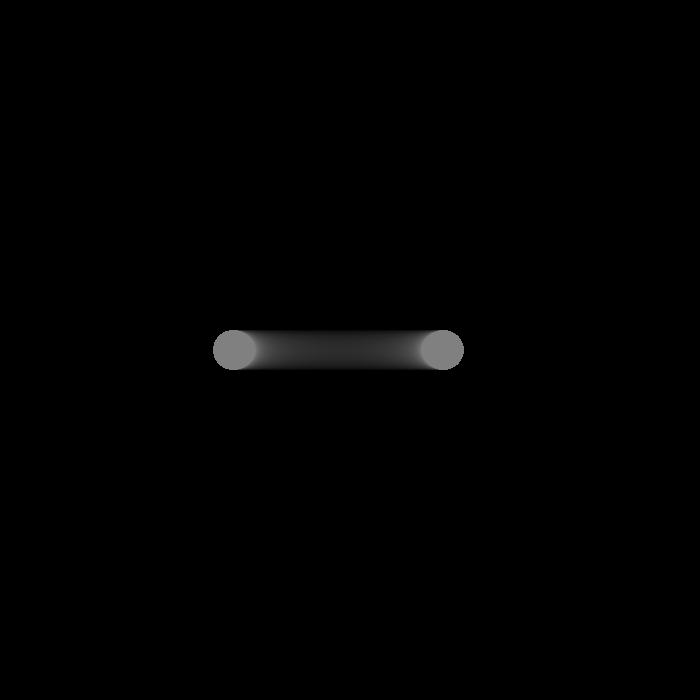
Frame 1 (no input)
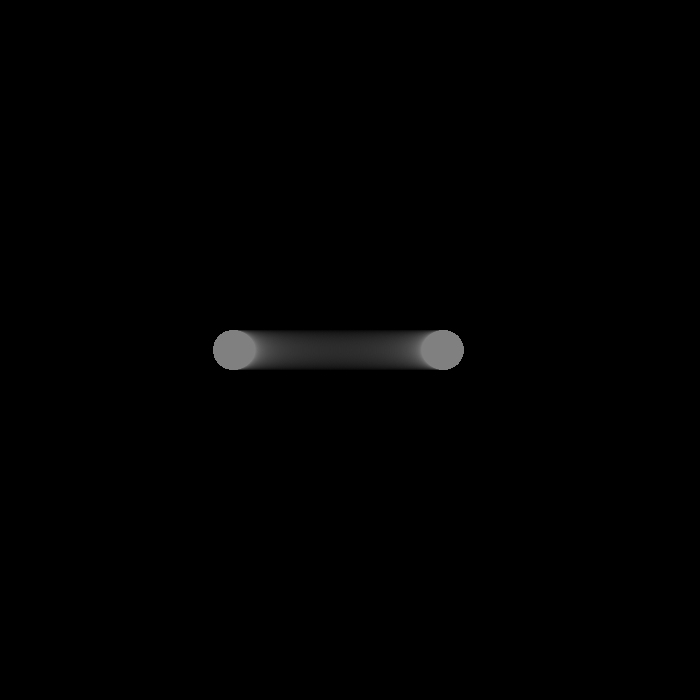
Frame 60 (the mouse pressed at the canvas centre just before this capture)
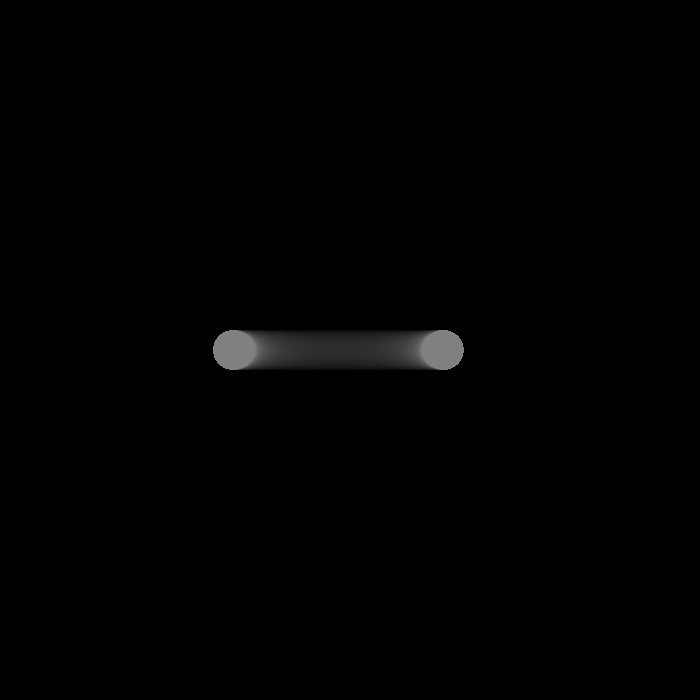
Frame 120 (the mouse held since frame 60 and released just before this capture)

The Processing sketch that drew these frames (run headless with seeded random() and noise(); from frame 60 on, the mouse is pressed at the canvas centre):

// Processing sketch: doubletriple
// ── doubletriple.pde
float x, y;
float w = 0.01;
float A = 1;
float t = 0;
float r = 40;
int N = 1000;
void setup() {
  size(700, 700);
  background(0);
  fill(255, 1);
  noStroke();
  x = width/3;
  y = height/2;
}

void draw() {
  background(0);
  for (int i = 0; i < N; i++) {
    x += fdouble(t);
    ellipse(x, y, r, r);
    t++;
  }
}

float fdouble(float t) {
  return A*pow(sin(w*t), 9)*exp(abs(sin(w*t)));
}
float ftriple(float t) {
  return A*pow(sin(w*t), 9)*pow(cos(w*t), 10)*exp(10*abs(sin(w*t)));
}
